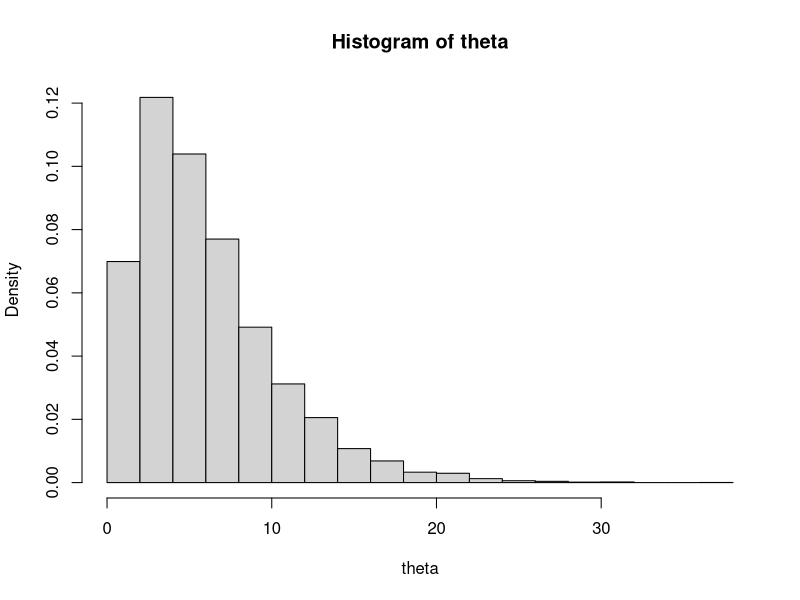
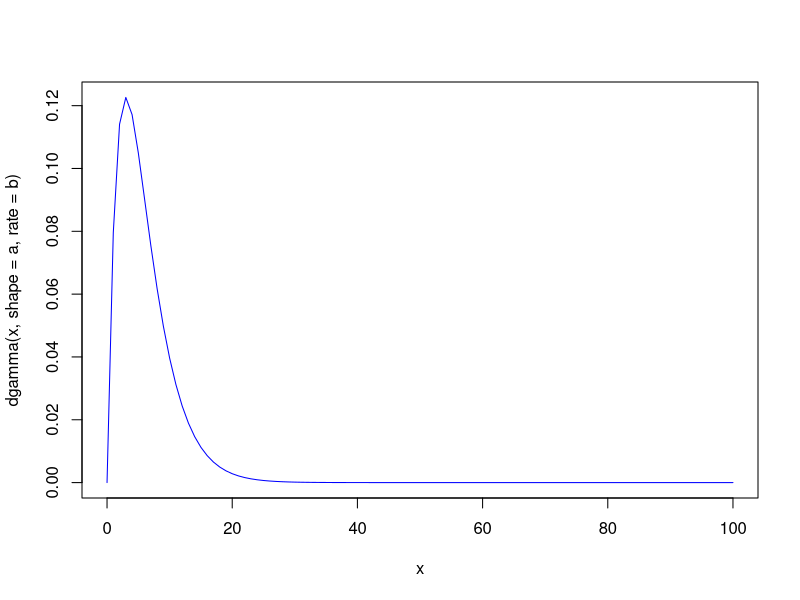

Recreate these plots in R, in order.
set.seed(32)
m = 10000
a = 2.0
b = 1.0/3.0

theta = rgamma(n=m,shape = a,rate = b )
hist(theta, freq = FALSE)
#curve(dgamma(x,shape = a,rate = b),col="blue", add = TRUE)
curve(dgamma(x,shape = a,rate = b),from = 0, to = 100,col="blue")


MC_mean = sum(theta)/m
MC_mean = mean(theta)
True_mean = a/b
MC_var = var(theta)
True_var = a/b^2

# Probablity of theta < 5
# create a indicator function
ind = theta < 5
MC_P5 = mean(ind)

True_P5 = pgamma(5,shape = a, rate = b)

# find quantile for probability = 0.9
MC_quantile = quantile(theta, probs= 0.9)

True_quantile = qgamma(0.9,shape = a, rate = b)